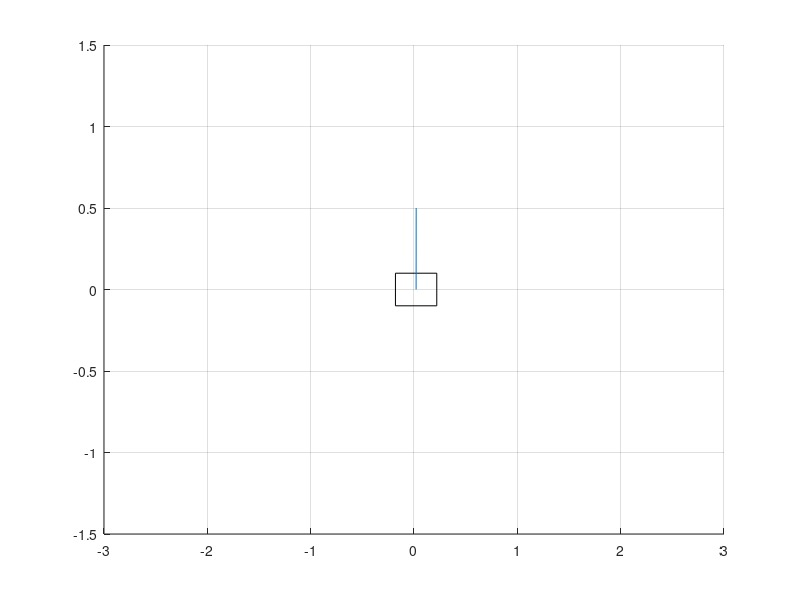
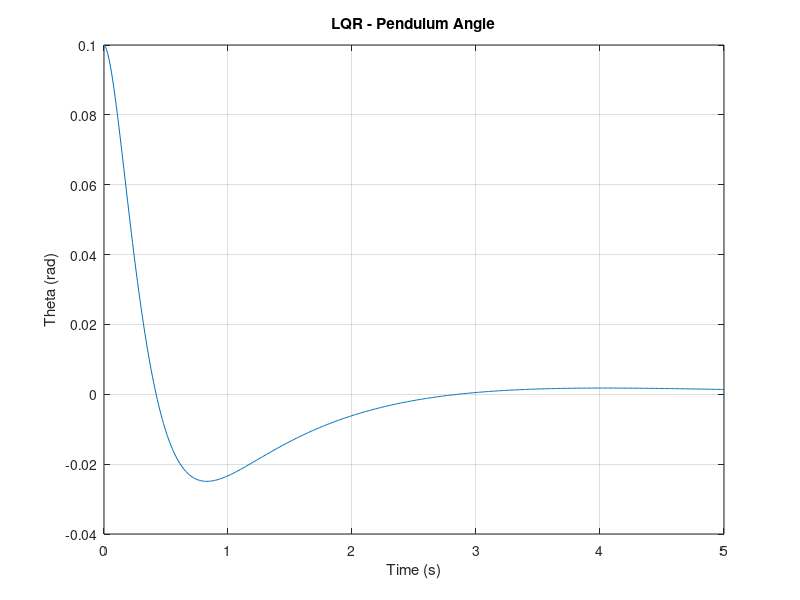

Write MATLAB code to recreate these figures, in order.
%% Inverted Pendulum - State Space Model
%  Phase 2: Mathematical Modeling

clear all; close all; clc;

%% System Parameters
M = 1.0;       % Cart mass (kg)
m = 0.1;       % Pendulum mass (kg)
b = 0.1;       % Cart friction (N.s/m)
L = 0.5;       % Pendulum length (m)
g = 9.81;      % Gravity (m/s^2)

%% Determinant term (from 2x2 matrix inversion)
p = (M + m) * (m * L^2) - (m * L)^2;

%% A Matrix
A = [0,               1,                    0,    0;
     0,  -(m*L^2)*b/p,    (m^2*g*L^2)/p,    0;
     0,               0,                    0,    1;
     0,    -(m*L*b)/p,    m*g*L*(M+m)/p,    0];

%% B Matrix
B = [          0;
     m*L^2/p;
               0;
        -m*L/p];

%% C Matrix (measuring x and theta)
C = [1, 0, 0, 0;
     0, 0, 1, 0];

%% D Matrix
D = [0;
     0];

%% Build state-space object
sys = ss(A, B, C, D);

%% ---- CHECK 1: Poles (eigenvalues of A) ----
disp('--- POLES ---');
poles = eig(A)

%% ---- CHECK 2: Controllability ----
disp('--- CONTROLLABILITY RANK ---');
rank_ctrb = rank(ctrb(A, B))

%% ---- CHECK 3: Observability ----
disp('--- OBSERVABILITY RANK ---');
rank_obsv = rank(obsv(A, C))
%% LQR modeling
Q = diag([1,1,100,1]);
R = 1; 
K = lqr(A, B, Q, R);  
disp('value of k')
disp(K)

x0 =[0; 0; 0.1; 0];
dt =0.01;
t_end = 5;
state=x0;
theta_hist=[];
t_hist= [];

figure(1);
axis([-3 3 -1.5 1.5]);
grid on;
hold on;

for t=0:dt:t_end 
   F= -K*state;
   x_dot =A*state+B*F;
   state=state+x_dot*dt;
   theta_hist(end+1)=state(3);
   t_hist(end+1)=t;

    figure(1)
    cla;;
    cart_x = state(1);
    bob_x = cart_x + L*sin(state(3));
    bob_y = L*cos(state(3));
    rectangle('Position',[cart_x-0.2, -0.1, 0.4, 0.2]);
    line([cart_x, bob_x],[0, bob_y]);
drawnow;
end

figure(2);
plot(t_hist,theta_hist);
xlabel('Time (s)');
ylabel('Theta (rad)');
title('LQR - Pendulum Angle');
grid on;
